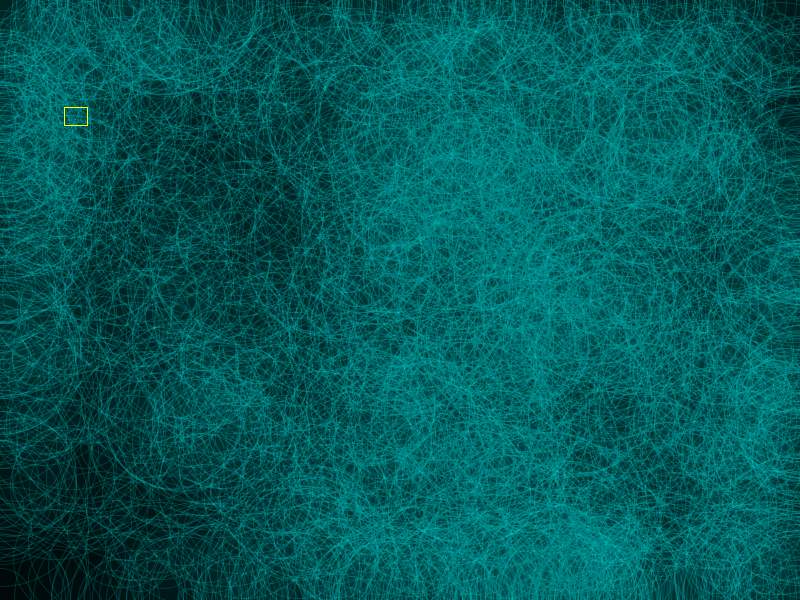
Frame 1 (no input)
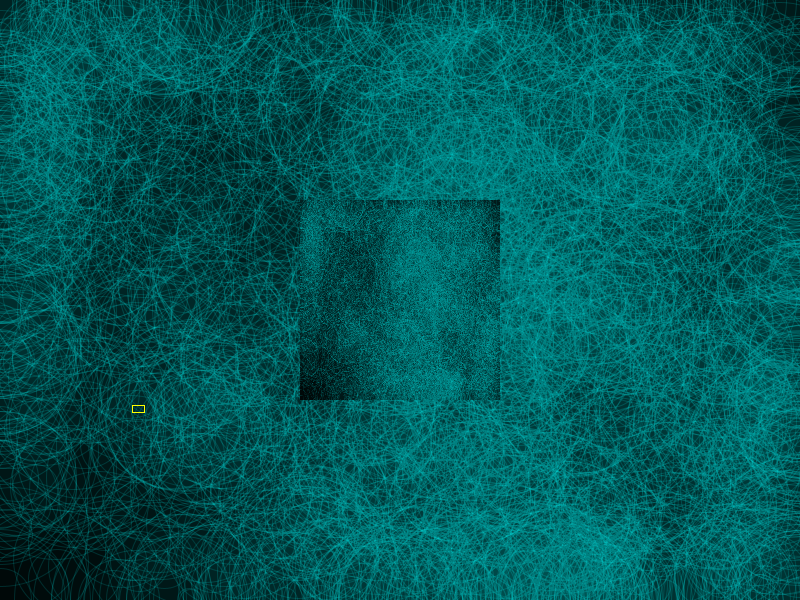
Frame 60 (the mouse pressed at the canvas centre just before this capture)
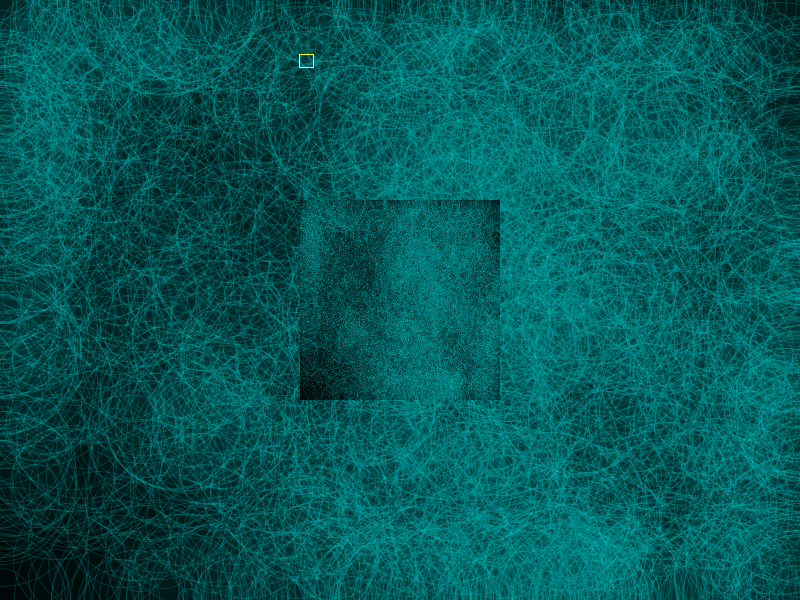
Frame 120 (the mouse held since frame 60 and released just before this capture)

The Processing sketch that drew these frames (run headless with seeded random() and noise(); from frame 60 on, the mouse is pressed at the canvas centre):

// Processing sketch: background_image_random
// ── background_image_random.pde
PImage img;
float x, y, r;

void setup() {
  background(0);
  size(800, 600);
  smooth();
  fill(0, 255, 255, 1);
  stroke(0, 255, 255, 35);

  x=random(0, width);
  y=random(0, height);
  for (int i=0; i<2500; i++) {
    r=random(20, 200);
    x+=random(-r, r);
    y+=random(-r, r);
    x=constrain(x, 0, width);
    y=constrain(y, 0, height);
    ellipse(x, y, r, r);
  }
  img=get();
  noFill();
  stroke(255,255,0);
  imageMode(CENTER);
}

void draw() {
  if ( frameCount % 10 == 0 ) {
  background(img);
 image(img, width/2, height/2, 200, 200);
  }
 
rect(random(0,width),random(0,height),random(5,25),random(5,25));
  
}
